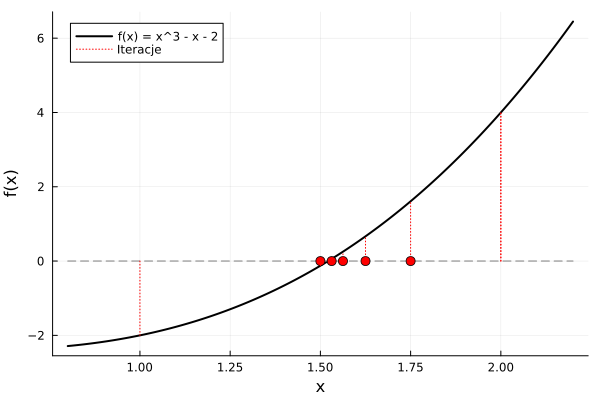

The Julia source for this figure:
using Plots

# 1. Definicja funkcji i parametrów
f(x) = x^3 - x - 2
a, b = 1.0, 2.0
iteracje = 5 # Ile kroków pokazać na wykresie

# 2. Przygotowanie danych do wykresu funkcji
x_vals = range(0.8, 2.2, length=200)
y_vals = f.(x_vals)

# 3. Rysowanie funkcji (czarna linia)
p = plot(x_vals, y_vals, label="f(x) = x^3 - x - 2", lw=2, color=:black, legend=:topleft)
plot!(p, [0.8, 2.2], [0, 0], label="", color=:gray, linestyle=:dash) # Oś X

# 4. Symulacja Bisekcji i dorysowywanie przedziałów
# Kolory dla kolejnych iteracji, żeby było widać postęp
colors = [:red, :red, :red, :red, :red]

current_a, current_b = a, b

for i in 1:iteracje
    mid = (current_a + current_b) / 2
    val = f(mid)
    
    # Rysujemy pionowe linie ograniczające aktualny przedział
    # Rysujemy "pudełko" lub linie dla danej iteracji
    plot!(p, [current_a, current_a], [0, f(current_a)], label=(i==1 ? "Iteracje" : ""), color=colors[i], linestyle=:dot)
    plot!(p, [current_b, current_b], [0, f(current_b)], label="", color=colors[i], linestyle=:dot)
    scatter!(p, [mid], [0], color=colors[i], label="", markersize=5) # Punkt na osi X
    
    # Logika bisekcji
    if f(current_a) * val < 0
        global current_b = mid
    else
        global current_a = mid
    end
end

# 5. Opis osi i tytuł
xlabel!(p, "x")
ylabel!(p, "f(x)")

# 6. Wyświetlenie i zapis
display(p)
savefig("bisekcja.png")
println("Wykres zapisano jako bisekcja.png")